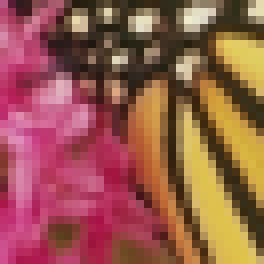
#> input picture demo_img/monarchLRsmall.png, 33 x 33 px (shown 8 times larger)
$ jupyter execute demo_bnfpy.ipynb
#> lines starting #> are read from the running program, lines starting #| are printed output that depends on the picture
### bnfpy.py
# -*- coding: utf-8 -*-
"""
Created on Thu Jan 14 22:22:41 2021

@author: Leonardo R. Emmendorfer
"""

import numpy as np
from math import sqrt
from skimage.transform import resize


def difcolor(V,R):
    (npt,ncor)=V.shape
    dif=np.zeros((npt))
    for i in range(npt):
        dif[i]=sqrt(sum((V[i,:]-R)**2)/ncor)
    return dif

def mergeimg(i1,i2,param):
    return(np.round(i1*param+i2*(1-param)).astype(np.uint8))


def bnf(magnified,lrimg,radius=2,beta=1,offset=0):
    '''Computes the Best Neighbor (BN) filter from a magnified image.'''

# The BN filter was proposed in:
# L. R. Emmendorfer, 2020, July. An empirical evaluation of sharpening filters
# applied to magnified images. In 2020 International Conference on Systems,
# Signals and Image Processing (IWSSIP) (pp. 187-192).
# URL http://iwssip2020.ic.uff.br/


# Usage: bnf(magnified,lrimg,radius=2,beta=1,offset=0)

#   Besides the input <magnified> image, also and its low-resolution original must be pprovided (lrimge).
#   The parameter <lrimage> can, alternatively, represent a Nearest Neighbor (NN) interpolation of ]
# same the LR source.
#   The parameter <radius> defines the size of the filter window, and <beta> is the intensity
# of the filter.
#   Optionally, an offset can be provided, wihch will be applied to adjust the location of a NN
# interpolation given in <lrimage>.

    if beta==0:
        return(magnified)
    (lx,ly,CL)=magnified.shape
    (Im,In,NCL)=lrimg.shape
    radius=round(radius)
    if Im>=lx or In>=ly:    # is lrimg a NN interpolation fom the LR original image?
       orig2=lrimg
       orig2[0:lx-offset,0:ly-offset,:] = lrimg[offset:lx,offset:ly,:]
       lrimg=orig2[0:lx,0:ly,:]

    else: # lrimg is the LR input prior to magnification.
        lrimg=np.round(resize(lrimg, (lx, ly), order=0)*255)
        lrimg=lrimg.astype(np.uint8)
    Gab=lrimg
    IN=np.zeros((lx,ly,CL))

    for ii in range(lx):
        for jj in range(ly):
            lim1=ii-radius
            lim2=ii+radius+1  # this makes the actual range be [lim1,lim2]
            lim3=jj-radius
            lim4=jj+radius+1  # this makes the actual range be [lim1,lim2]
            if (lim1<0):
                lim1=0
            if (lim2>lx):
                lim2=lx
            if (lim3<0):
                lim3=0
            if (lim4>ly):
                lim4=ly
            Vsel=np.zeros(((lim2-lim1)*(lim4-lim3),CL))
            for CID in range(CL):
                Vsel[:,CID]=np.reshape(Gab[lim1:lim2,lim3:lim4,CID],((lim2-lim1)*(lim4-lim3)))
            R=magnified[ii,jj,:]
            dif=difcolor(Vsel,R) #euclidean distances in RGB
            pos=np.argmin(dif)
            IN[ii,jj,:]=Vsel[pos,:]  # the most similar pixel
    if beta<1:
        return mergeimg(IN,magnified,beta)
    else:
        return np.round(IN).astype(np.uint8)


### demo_bnfpy.ipynb
[cell 1]
from bnfpy import bnf
from skimage.io import imread
import matplotlib.pyplot as plt
import numpy as np

Read the input low-resolution image and JOR 3x resonstruction:

[cell 2]
LR=imread("demo_img//monarchLRsmall.png")
#> LR is the input picture: shape (33, 33, 4); mean R, G, B, A 151.4, 89.2, 76.7, 255
JOR3x=imread("demo_img//monarchJOR3xsmall.png")
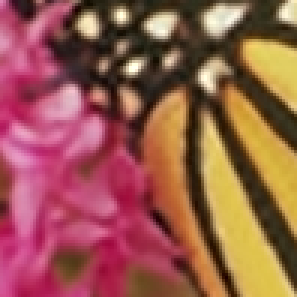
#> input picture demo_img/monarchJOR3xsmall.png, 99 x 99 px (shown 3 times larger)
#> JOR3x is the input picture: shape (99, 99, 4); mean R, G, B, A 152.4, 90.2, 77.7, 255

Run the BN filter using the same parameters as in:
    L. R. Emmendorfer; J. C. de Jesus; T.T. Schein, 2021 (submitted)
    To Sharpen or Not? A Study on the Effect of Two Simple Sharpening Filters Applied to Magnified Images.

[cell 3]
BNF3x=bnf(JOR3x,LR,2,0.64)
#> in mergeimg, `return(np.round(i1*param+i2*(1-param)).astype(np.uint8))`:
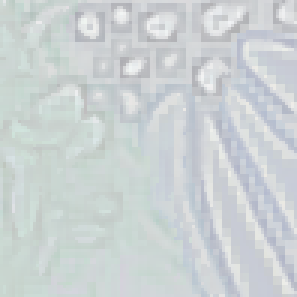
#> returned value: shape (99, 99, 4) (shown 3 times larger); mean of channels 0, 1, 2, 3 113.8, 132.1, 135.6, 92; transparent parts drawn white

Show the results:

[cell 4]
HR=imread("demo_img//monarchHRsmall.png")
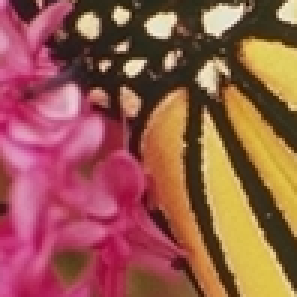
#> input picture demo_img/monarchHRsmall.png, 99 x 99 px (shown 3 times larger)
#> HR is the input picture: shape (99, 99, 4); mean R, G, B, A 152.4, 90.2, 77.7, 255
fig, ((ax1, ax2, ax3)) = plt.subplots(nrows=1, ncols=3, figsize=(15, 5),
                        subplot_kw={'xticks': [], 'yticks': []})
ax1.imshow(HR)
ax1.set_title('Original (HR)')
ax2.imshow(JOR3x)
ax2.set_title('JOR 3x reconstruction (no filter)')
ax3.imshow(BNF3x)
ax3.set_title('JOR 3x reconstruction + BNF')
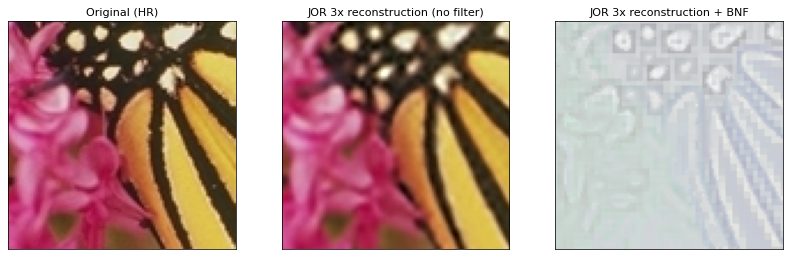
#> figure drawn by matplotlib, 3 panels
